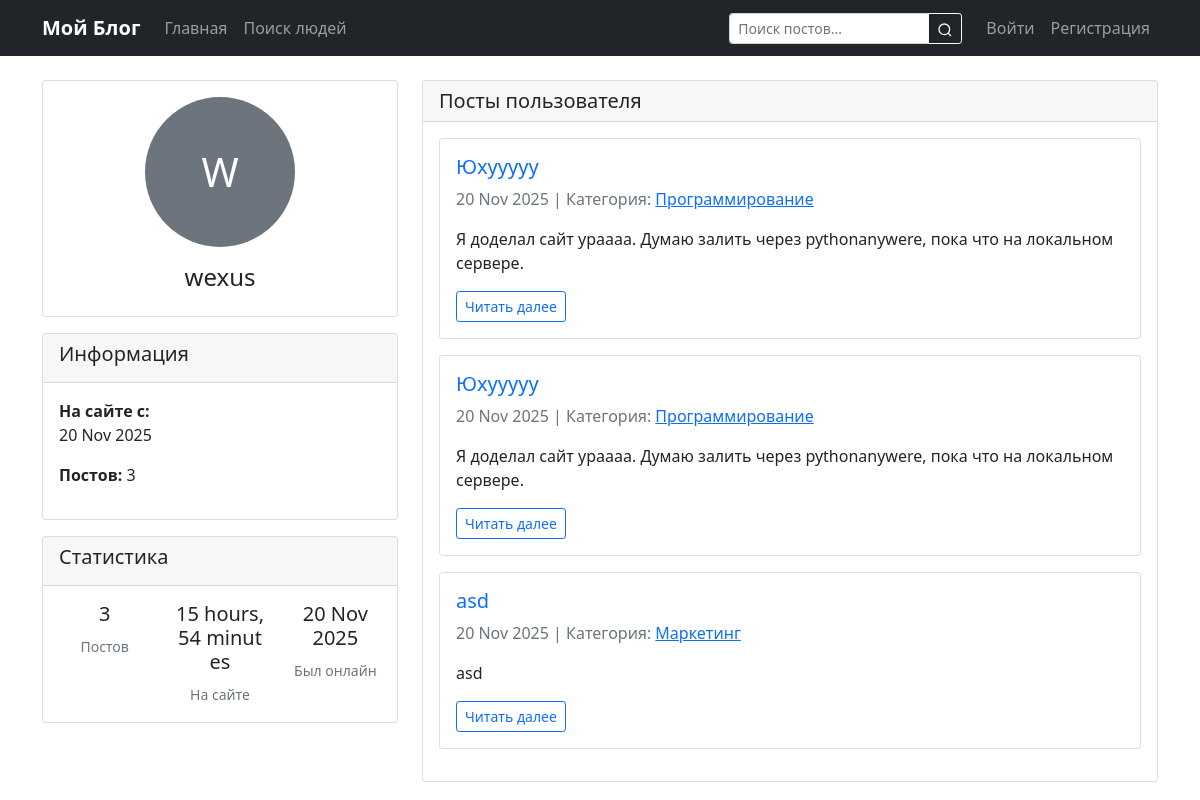
Before: /user/wexus/ with the older database file.
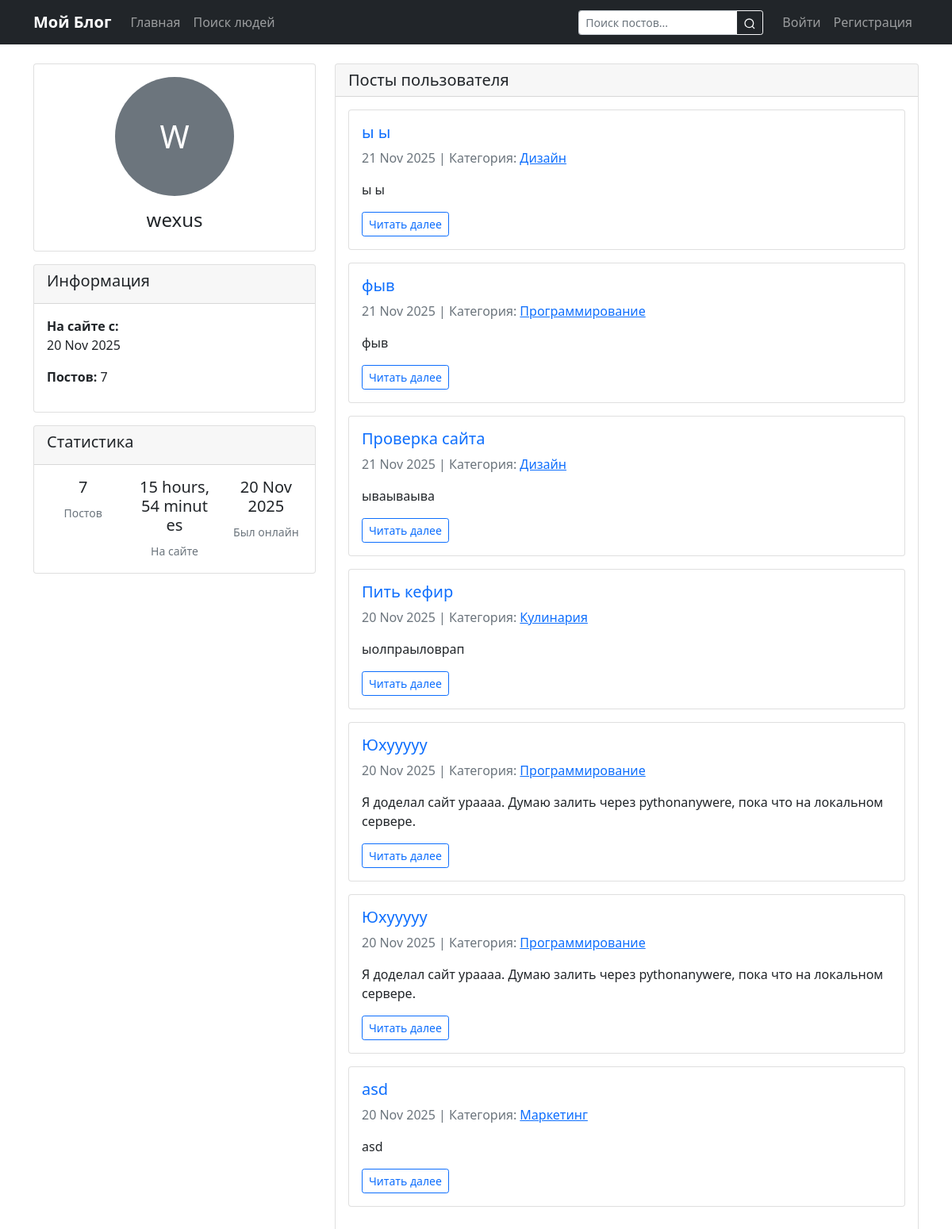
After: the same page with the newer database file.
### blog/models.py (models this page shows, shortened)
class Post(models.Model):
    title = models.CharField(max_length=200)
    slug = models.SlugField(unique=True, blank=True)
    content = models.TextField()
    created_date = models.DateTimeField(default=timezone.now)
    published_date = models.DateTimeField(blank=True, null=True)
    author = models.ForeignKey(User, on_delete=models.CASCADE)
    category = models.ForeignKey(Category, on_delete=models.SET_NULL, null=True, blank=True)
    tags = models.ManyToManyField(Tag, blank=True)
    image = models.ImageField(upload_to='post_images/', blank=True, null=True)
    is_published = models.BooleanField(default=False)

class Category(models.Model):
    name = models.CharField(max_length=100)
    slug = models.SlugField(unique=True, blank=True)

### blog/views.py (the view)
# urls.py: path('user/<str:username>/', views.user_profile, name='user_profile'),
def user_profile(request, username):
    user = get_object_or_404(User, username=username)
    posts = Post.objects.filter(author=user, is_published=True).order_by('-published_date')
    return render(request, 'blog/user_profile.html', {
        'profile_user': user,
        'posts': posts
    })

### blog/templates/blog/user_profile.html (shortened to what this page needs)
{% extends 'blog/base.html' %}
{% block content %}
<div class="row">
    <div class="col-md-4">
        <div class="card">
            <div class="card-body text-center">
                {% if profile_user.userprofile.avatar %}
                    <img src="{{ profile_user.userprofile.avatar.url }}" alt="Аватар" class="rounded-circle mb-3" width="150" height="150">
                {% else %}
                    <div class="bg-secondary rounded-circle d-inline-flex align-items-center justify-content-center mb-3" style="width: 150px; height: 150px;">
                        <span class="text-white fs-1">{{ profile_user.username|first|upper }}</span>
                    </div>
                {% endif %}
                <h4>{{ profile_user.username }}</h4>
            </div>
        </div>
        <div class="card mt-3">
            <div class="card-header">
                <h5>Информация</h5>
            </div>
            <div class="card-body">
                <p><strong>На сайте с:</strong><br>{{ profile_user.date_joined|date:"d M Y" }}</p>
                <p><strong>Постов:</strong> {{ posts.count }}</p>
            </div>
        </div>
<div class="card mt-3">
    <div class="card-header">
        <h5>Статистика</h5>
    </div>
    <div class="card-body">
        <div class="row text-center">
            <div class="col-4">
                <h5>{{ posts.count }}</h5>
                <small class="text-muted">Постов</small>
            </div>
            <div class="col-4">
                <h5>{{ profile_user.date_joined|timesince }}</h5>
                <small class="text-muted">На сайте</small>
            </div>
            <div class="col-4">
                <h5>{{ profile_user.last_login|date:"d M Y" }}</h5>
                <small class="text-muted">Был онлайн</small>
            </div>
        </div>
    </div>
</div>
    </div>
    <div class="col-md-8">
        <div class="card">
            <div class="card-header">
                <h5 class="mb-0">Посты пользователя</h5>
            </div>
            <div class="card-body">
                {% if posts %}
                    {% for post in posts %}
                        <div class="card mb-3">
                            <div class="card-body">
                                <h5><a href="{% url 'post_detail' slug=post.slug %}" class="text-decoration-none">{{ post.title }}</a></h5>
                                <p class="text-muted">
                                    {{ post.published_date|date:"d M Y" }} |
                                    Категория: <a href="{% url 'category_posts' slug=post.category.slug %}">{{ post.category.name }}</a>
                                </p>
                                <p>{{ post.content|truncatewords:30 }}</p>
                                <a href="{% url 'post_detail' slug=post.slug %}" class="btn btn-sm btn-outline-primary">Читать далее</a>
                            </div>
                        </div>
                    {% endfor %}
                {% else %}
                    <p class="text-muted">У пользователя пока нет опубликованных постов.</p>
                {% endif %}
            </div>
        </div>
    </div>
</div>
{% endblock %}

### blog/templates/blog/base.html (shortened to what this page needs)
<!DOCTYPE html>
<html lang="ru">
<head>
    <link href="https://cdn.jsdelivr.net/npm/bootstrap@5.1.3/dist/css/bootstrap.min.css" rel="stylesheet">
</head>
<body>
    <nav class="navbar navbar-expand-lg navbar-dark bg-dark">
    <div class="container">
        <a class="navbar-brand" href="{% url 'post_list' %}">Мой Блог</a>
       <div class="collapse navbar-collapse" id="navbarNav">
    <ul class="navbar-nav me-auto">
        <li class="nav-item">
            <a class="nav-link" href="{% url 'post_list' %}">Главная</a>
        </li>
        <li class="nav-item">
            <a class="nav-link" href="{% url 'user_search' %}">Поиск людей</a>
        </li>
    </ul>
    <form class="d-flex me-3" action="{% url 'search' %}" method="get">
        <div class="input-group input-group-sm">
            <input type="text" name="q" class="form-control" placeholder="Поиск постов..."
                   value="{{ request.GET.q }}" style="width: 200px;">
            <button class="btn btn-outline-light" type="submit">
                <svg width="16" height="16" viewBox="0 0 24 24" fill="none" stroke="currentColor" stroke-width="2">
                    <circle cx="11" cy="11" r="8"></circle>
                    <line x1="21" y1="21" x2="16.65" y2="16.65"></line>
                </svg>
            </button>
        </div>
    </form>
            <ul class="navbar-nav">
                {% if user.is_authenticated %}
                    <li class="nav-item">
                        <a class="nav-link" href="{% url 'profile' %}">Мой профиль</a>
                    </li>
                    <li class="nav-item">
                        <span class="navbar-text user-welcome">
                            Привет, {{ user.username }}!
                        </span>
                    </li>
                    <li class="nav-item">
                        <a class="nav-link" href="{% url 'logout' %}">Выйти</a>
                    </li>
                {% else %}
                    <li class="nav-item">
                        <a class="nav-link" href="{% url 'login' %}">Войти</a>
                    </li>
                    <li class="nav-item">
                        <a class="nav-link" href="{% url 'register' %}">Регистрация</a>
                    </li>
                {% endif %}
            </ul>
        </div>
    </div>
</nav>
    <div class="container mt-4">
        {% block content %}
        {% endblock %}
    </div>
</body>
</html>

### blog/templates/blog/base.html (style rules this page uses)
.navbar-brand { font-weight: bold; }

Changed rows visible on the page:
added Post: title "ы ы", published_date "21 Nov 2025", category.name "Дизайн", content "ы ы"
added Post: title "фыв", published_date "21 Nov 2025", category.name "Программирование", content "фыв"
added Post: title "Проверка сайта", published_date "21 Nov 2025", category.name "Дизайн", content "ываываыва"
added Post: title "Пить кефир", published_date "20 Nov 2025", category.name "Кулинария", content "ыолпраыловрап"
Other visible differences:
{{ posts.count }}: "3" → "7"
